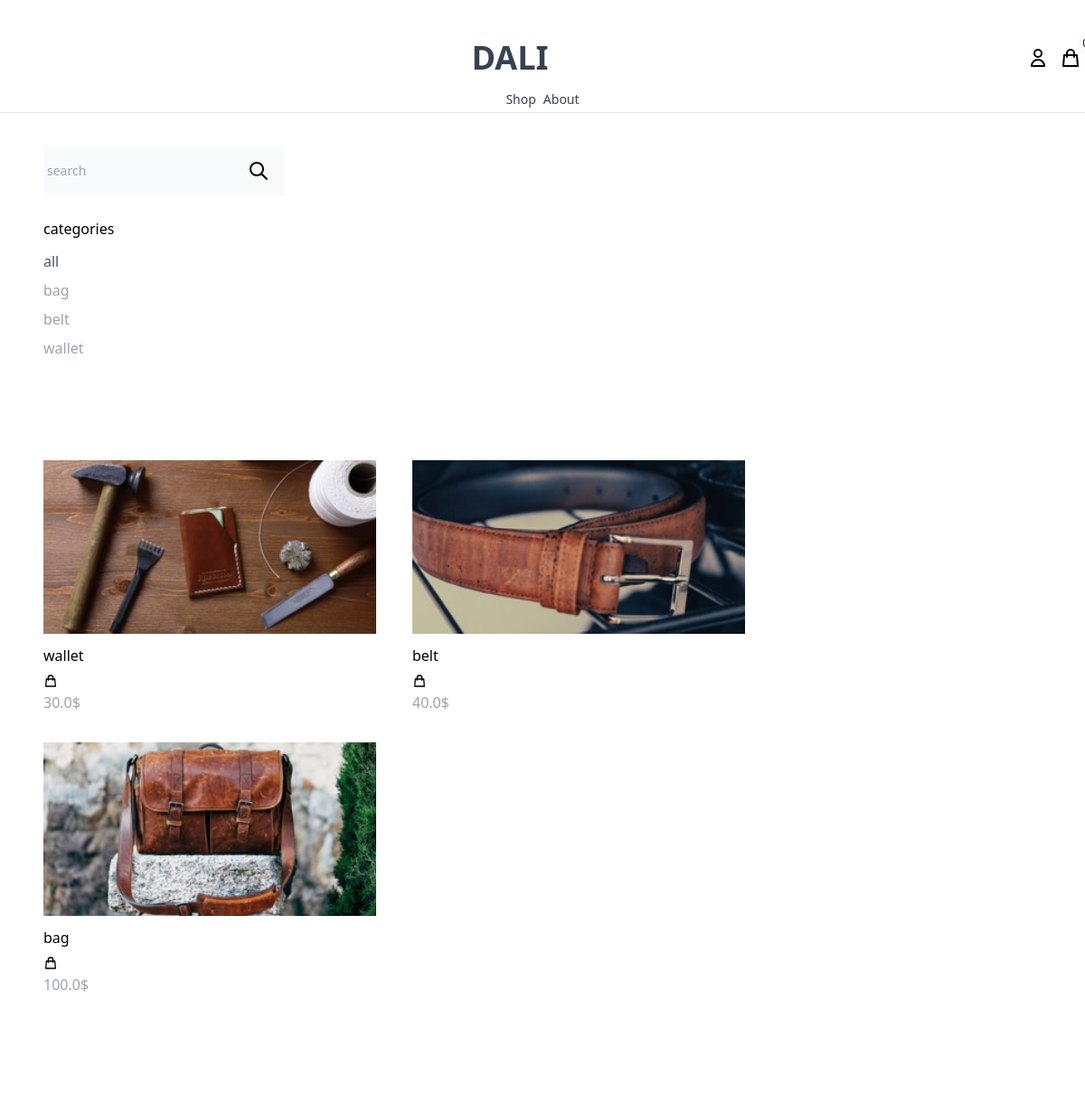
The page /shop/ on the database as committed earlier.
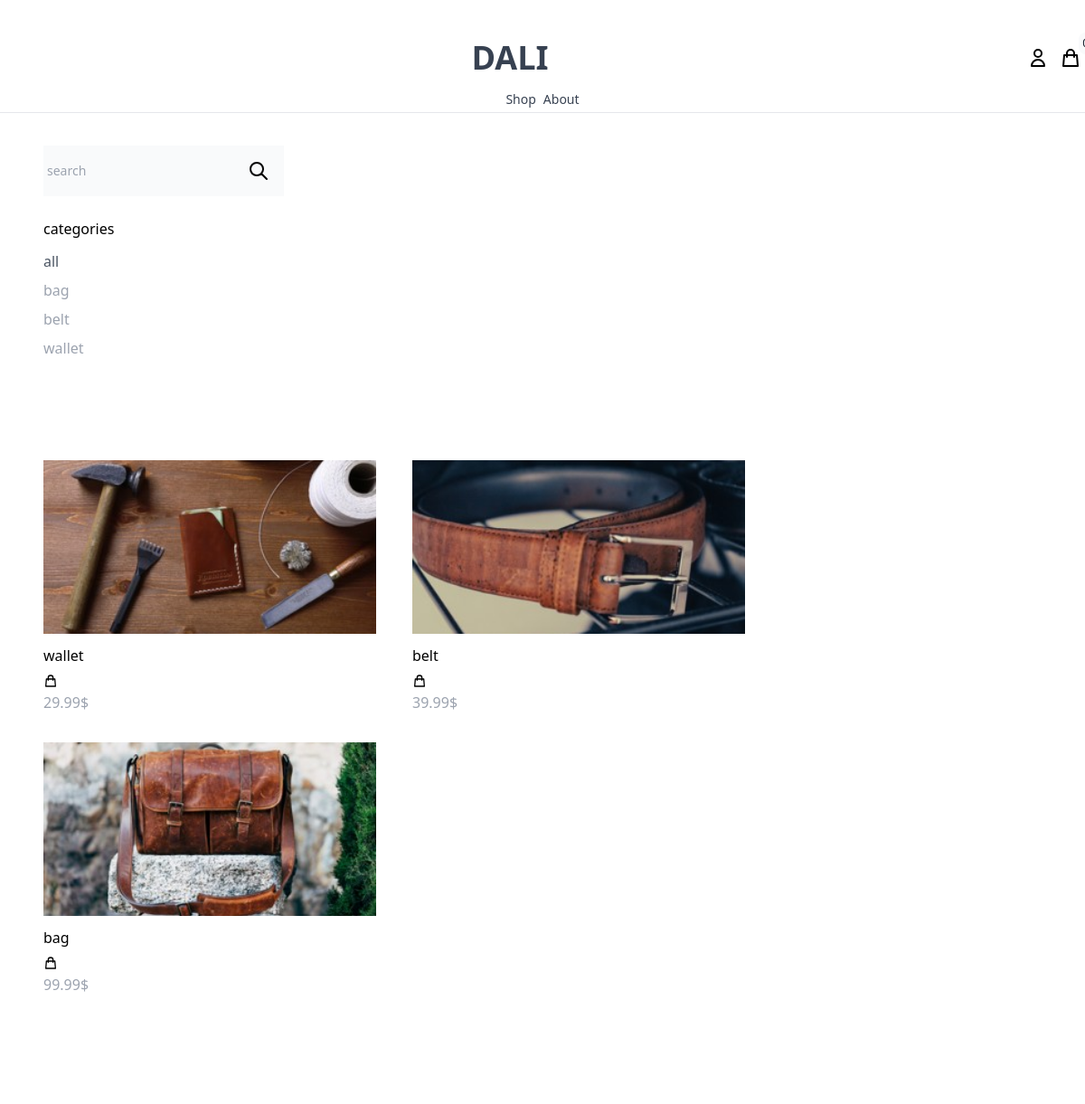
The same page on the database as committed later.
### product/models.py (models this page shows, shortened)
class Product(models.Model):
    category = models.ForeignKey(Category, related_name='products', on_delete=models.CASCADE) #on delete cascade is used to delete the category if the product is deleted
    name = models.CharField(max_length=255)
    slug = models.SlugField()
    description = models.TextField(blank=True, null=True)                        #description
    price = models.IntegerField()                                                #price in cents
    created_at = models.DateTimeField(auto_now_add=True)                         #when created , automatically createated
    image = models.ImageField(upload_to='uploads/', blank=True, null=True)       #upload_to - img saving folder
    thumbnail = models.ImageField(upload_to='uploads/', blank=True, null=True)   #upload_to - img saving folder
    class Meta:
        ordering = ('-created_at',)                                             #to see creation date
    def get_display_price(self):
        return self.price / 100                                                 # to see price in  $ converted from cents
    def get_thumbnail(self):                                                    #get the thumbnail or check if it exists
        if self.thumbnail:
            return self.thumbnail.url                                           # type: ignore

### core/views.py (the view)
# urls.py: path('shop/', shop, name='shop'),
def  shop(request):
    categories = Category.objects.all() #get all categories
    products = Product.objects.all() #get all products
    active_category = request.GET.get('category', '') #get the category from the url
    if active_category:
        products = products.filter(category__slug=active_category) #filters the products by category
    query = request.GET.get('query', '') #get the query from the url
    if query:
        products = products.filter(Q(name__icontains = query) | Q(description__icontains=query)) #icontains = insensitive  capital case, Q describtion is for similar search
    context = {'categories': categories,
               'products': products,
               'active_category': active_category
               }
    return render(request, 'core/shop.html', context) #render the shop page

### cart/cart.py (called while the page is built)
    def __len__(self):                                                  #get the length of the cart, how many items are in the cart
        return sum(item['quantity'] for item in self.cart.values())     #return the number of items in the cart

### cart/context_processors.py (called while the page is built)
def cart(request):
    cart = Cart(request)
    return {'cart': cart}   #pass the cart to the template

### core/Templates/core/shop.html (shortened to what this page needs)
{% extends "core/base.html"%}
{%block content%}
<div class="max-w-6xl mx-auto flex-wrap item-start py-6 px-6 xl:px-0 ">
  <div class="filters w-full lg:w-1/4">
    <form method="get" action=".">
      <div class="flex text-sm ">
        <input
          name="query"
          type="text"
          class="p-1 bg-gray-50 focus:outline-none "
          placeholder="search"
        />
        <button class="p-4 bg-gray-50 border-0">
          <svg
            xmlns="http://www.w3.org/2000/svg"
            class="h-6 w-6"
            fill="none"
            viewBox="0 0 24 24"
            stroke="currentColor"
            stroke-width="2"
          >
            <path
              stroke-linecap="round"
              stroke-linejoin="round"
              d="M21 21l-6-6m2-5a7 7 0 11-14 0 7 7 0 0114 0z"
            />
          </svg>
        </button>
      </div>
    </form>
    <h3 class="mt-6 mb-3">categories</h3>
    <ul class="space-y-2">
      <li>
        <a
          href="{% url 'shop' %}"
          class="{% if not active_category%}text-gray-600{%else%}text-gray-400 {%endif%}"
          >all</a
        >
      </li>
      {% for category in categories %}
      <li>
        <a
          href="{% url 'shop' %}?category={{category.slug}}"
          class="{% if category.slug == active_category%}text-gray-600{%else%}text-gray-400 {%endif%}"
          >{{category.name}}</a
        >
      </li>
      {% endfor %}
    </ul>
  </div>
  <div class="products w-full lg:w-4/4 -mt-4 flex items-baseline flex-wrap mt-20 ">
    {% for product in products %}
    {%include "product/partials/product_list_item.html"%}
    {% endfor %}
  </div>
</div>
{%endblock%}

### product/templates/product/partials/product_list_item.html
<div class="w-full md:w-1/3 xl:w-1/4 mt-8 mr-10">
  <a href="{% url 'product' product.slug %}" class="">
    <img
      class="h-48 w-full object-cover   "
      src="{{product.get_thumbnail}}"
      alt=""
    />
  </a>
  <div class="pt-3 justify-between items-center">
    <a href="{% url 'product' product.slug %}">{{product.name}}</a>
    <a
      href="#"
      hx-get="{% url 'add_to_cart' product.id %}"
      hx-target="#menu-cart-button"
      hx-swap="outerHTML"
      class="text-black-2000 hover:text-gray-400"
    >
      <svg
        xmlns="http://www.w3.org/2000/svg"
        class="h-4 w-4 mt-2"
        fill="none"
        viewBox="0 0 24 24"
        stroke="currentColor"
      >
        <path
          stroke-linecap="round"
          stroke-linejoin="round"
          stroke-width="2"
          d="M16 11V7a4 4 0 00-8 0v4M5 9h14l1 12H4L5 9z"
        />
      </svg>
    </a>
  </div>
  <p class="pt-1 text-gray-400">{{product.get_display_price }}$</p>
</div>

Rows that differ between the two databases and show on the page:
changed Product "wallet": get_display_price "30.0" → "29.99"
changed Product "belt": get_display_price "40.0" → "39.99"
changed Product "bag": get_display_price "100.0" → "99.99"
